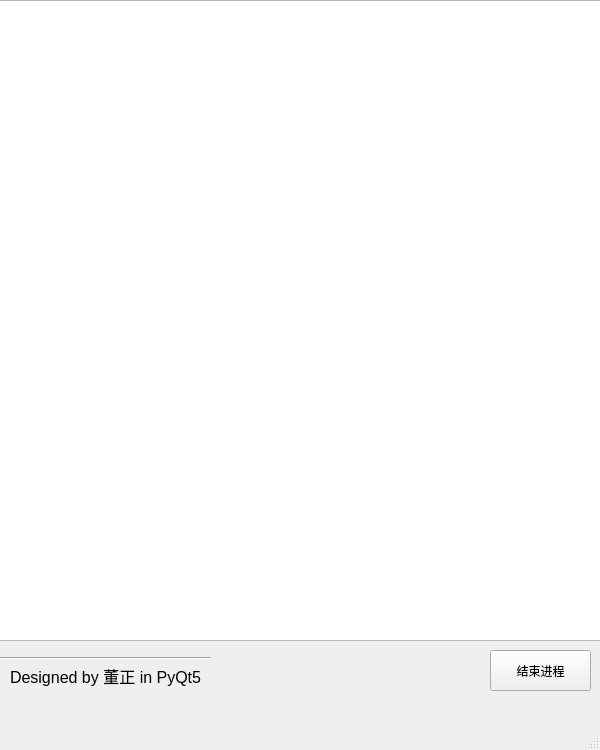
<?xml version="1.0" encoding="UTF-8"?>
<ui version="4.0">
 <class>MainWindow</class>
 <widget class="QMainWindow" name="MainWindow">
  <property name="geometry">
   <rect>
    <x>0</x>
    <y>0</y>
    <width>600</width>
    <height>750</height>
   </rect>
  </property>
  <property name="sizePolicy">
   <sizepolicy hsizetype="Fixed" vsizetype="Fixed">
    <horstretch>0</horstretch>
    <verstretch>0</verstretch>
   </sizepolicy>
  </property>
  <property name="minimumSize">
   <size>
    <width>600</width>
    <height>750</height>
   </size>
  </property>
  <property name="maximumSize">
   <size>
    <width>600</width>
    <height>750</height>
   </size>
  </property>
  <property name="windowTitle">
   <string>MainWindow</string>
  </property>
  <widget class="QWidget" name="centralwidget">
   <widget class="QTableWidget" name="table">
    <property name="geometry">
     <rect>
      <x>-10</x>
      <y>0</y>
      <width>621</width>
      <height>641</height>
     </rect>
    </property>
    <property name="sizePolicy">
     <sizepolicy hsizetype="Fixed" vsizetype="Fixed">
      <horstretch>0</horstretch>
      <verstretch>0</verstretch>
     </sizepolicy>
    </property>
    <property name="minimumSize">
     <size>
      <width>621</width>
      <height>641</height>
     </size>
    </property>
    <property name="maximumSize">
     <size>
      <width>621</width>
      <height>641</height>
     </size>
    </property>
    <attribute name="horizontalHeaderVisible">
     <bool>true</bool>
    </attribute>
    <attribute name="horizontalHeaderShowSortIndicator" stdset="0">
     <bool>true</bool>
    </attribute>
    <attribute name="verticalHeaderVisible">
     <bool>false</bool>
    </attribute>
   </widget>
   <widget class="QPushButton" name="kill_button">
    <property name="geometry">
     <rect>
      <x>490</x>
      <y>650</y>
      <width>101</width>
      <height>41</height>
     </rect>
    </property>
    <property name="text">
     <string>结束进程</string>
    </property>
   </widget>
   <widget class="QLabel" name="label">
    <property name="geometry">
     <rect>
      <x>10</x>
      <y>660</y>
      <width>201</width>
      <height>31</height>
     </rect>
    </property>
    <property name="font">
     <font>
      <pointsize>12</pointsize>
     </font>
    </property>
    <property name="text">
     <string>Designed by 董正 in PyQt5</string>
    </property>
   </widget>
   <widget class="Line" name="line">
    <property name="geometry">
     <rect>
      <x>0</x>
      <y>650</y>
      <width>211</width>
      <height>16</height>
     </rect>
    </property>
    <property name="orientation">
     <enum>Qt::Horizontal</enum>
    </property>
   </widget>
  </widget>
  <widget class="QMenuBar" name="menubar">
   <property name="geometry">
    <rect>
     <x>0</x>
     <y>0</y>
     <width>600</width>
     <height>28</height>
    </rect>
   </property>
  </widget>
  <widget class="QStatusBar" name="statusbar"/>
 </widget>
 <resources/>
 <connections/>
</ui>
